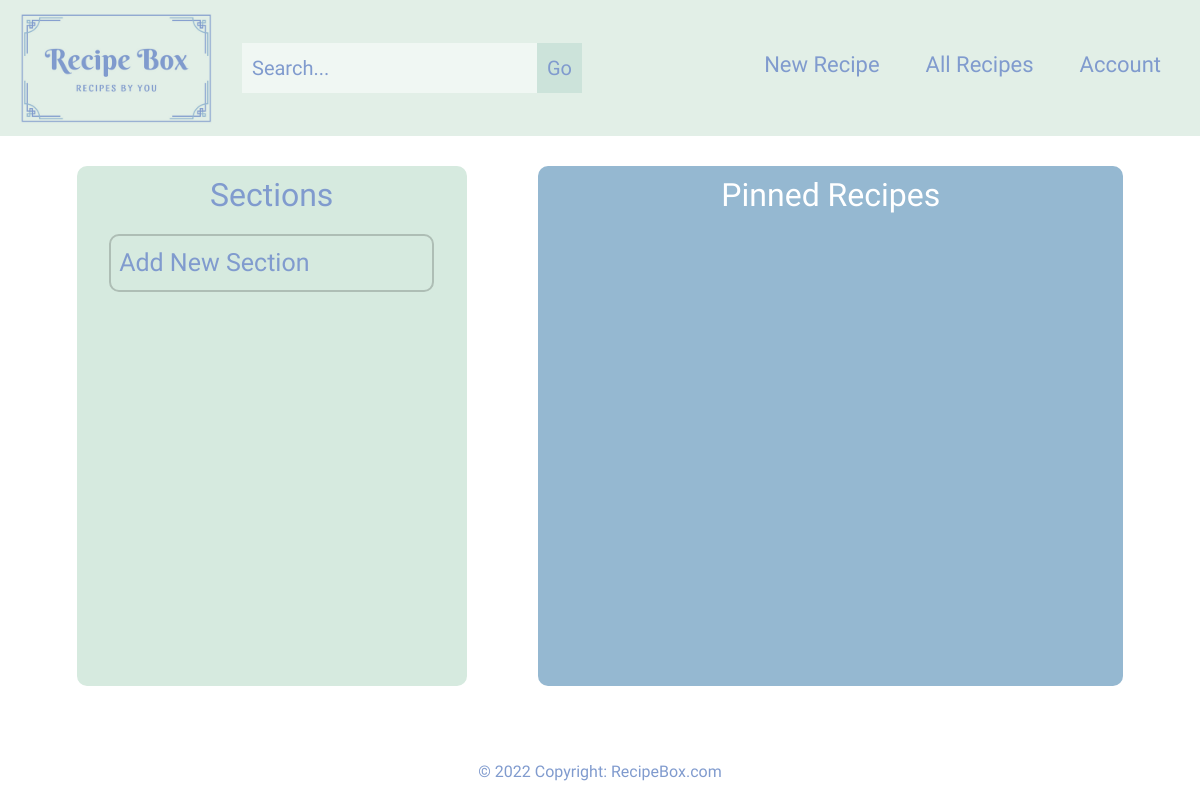
The app's page / (signed in), older data.
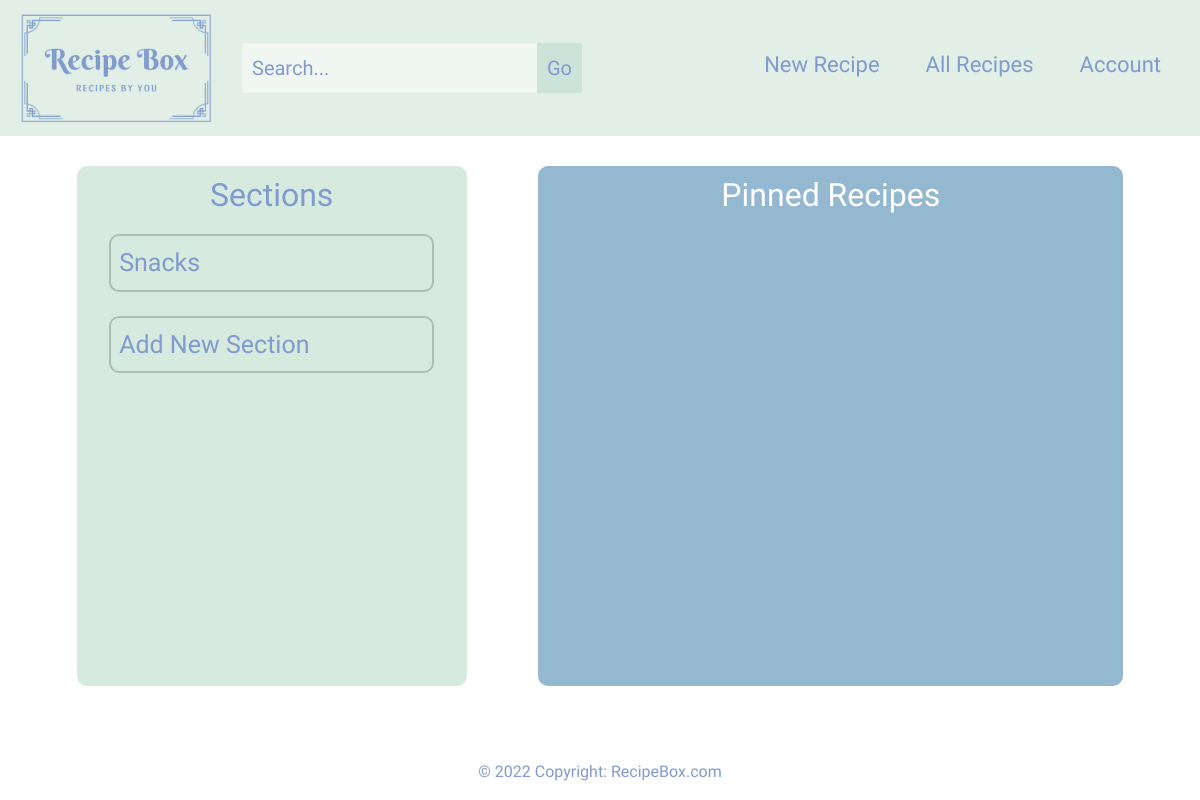
The same page, newer data.
### base/models.py (models this page shows, shortened)
class Section(models.Model):
    user = models.ForeignKey(settings.AUTH_USER_MODEL, on_delete=models.CASCADE)
    name = models.CharField(max_length=120)
    slug = models.SlugField(unique=True, blank=True, null=True)
    description = models.TextField(null=True, blank=True)
    order_index = models.PositiveIntegerField(null=True, blank=True)
    color = models.CharField(max_length = 16, default="#ffffff")
    class Meta:
        verbose_name = ('Section')
        verbose_name_plural = ('Sections')

### base/views.py (the view)
# urls.py: path("", views.home, name="home"),
@login_required(login_url="/login")
def home(request):
    section_qs = Section.objects.filter(user=request.user)
    pinned_qs = Recipe.objects.filter(Q(user=request.user) & Q(pinned=True))
    context = {
        "home_section_list": section_qs,
        "pinned_recipes_list": pinned_qs,
    }
    return render(request, "home.html", context)

### templates/home.html (shortened to what this page needs)
{% extends "base.html" %}
{% block page_content %}
<section id="home">
    <div class="container-fluid">
            <div class="row">
                <div class="col-sm-4 section-col">
                    <h2>Sections</h2>
                    <div class="row">
                        {% for x in home_section_list %}
                        <div class="col-sm-10 mini-section" id="section-block"><a class="col-link" href="/section/{{ x.slug }}">{{ x.name }}</a></div>
                        {% endfor %}
                        <div class="col-sm-10 mini-section"><a class="col-link" href="/section">Add New Section</a></div>
                    </div>
                </div>
                <div class="col-sm-6 pinned-col">
                    <h2>Pinned Recipes</h2>
                    </div>
                </div>
            </div>
        </div>
{% endblock %}

Row changes from the older to the newer data that the page shows:
added Section: name "Snacks"
